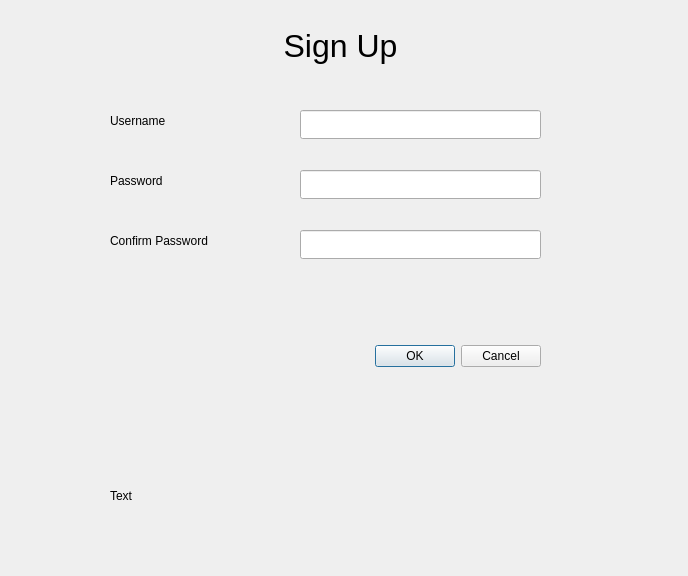
<?xml version="1.0" encoding="UTF-8"?>
<ui version="4.0">
 <class>registerDialog</class>
 <widget class="QDialog" name="registerDialog">
  <property name="geometry">
   <rect>
    <x>0</x>
    <y>0</y>
    <width>688</width>
    <height>576</height>
   </rect>
  </property>
  <property name="windowTitle">
   <string>Dialog</string>
  </property>
  <widget class="QDialogButtonBox" name="buttonbox_register">
   <property name="geometry">
    <rect>
     <x>170</x>
     <y>340</y>
     <width>371</width>
     <height>32</height>
    </rect>
   </property>
   <property name="orientation">
    <enum>Qt::Horizontal</enum>
   </property>
   <property name="standardButtons">
    <set>QDialogButtonBox::Cancel|QDialogButtonBox::Ok</set>
   </property>
  </widget>
  <widget class="QLabel" name="label">
   <property name="geometry">
    <rect>
     <x>270</x>
     <y>20</y>
     <width>141</width>
     <height>51</height>
    </rect>
   </property>
   <property name="font">
    <font>
     <pointsize>24</pointsize>
    </font>
   </property>
   <property name="text">
    <string>Sign Up</string>
   </property>
   <property name="alignment">
    <set>Qt::AlignCenter</set>
   </property>
  </widget>
  <widget class="QLabel" name="label_2">
   <property name="geometry">
    <rect>
     <x>110</x>
     <y>100</y>
     <width>111</width>
     <height>41</height>
    </rect>
   </property>
   <property name="text">
    <string>Username</string>
   </property>
  </widget>
  <widget class="QLabel" name="label_3">
   <property name="geometry">
    <rect>
     <x>110</x>
     <y>160</y>
     <width>111</width>
     <height>41</height>
    </rect>
   </property>
   <property name="text">
    <string>Password</string>
   </property>
  </widget>
  <widget class="QLabel" name="label_4">
   <property name="geometry">
    <rect>
     <x>110</x>
     <y>220</y>
     <width>191</width>
     <height>41</height>
    </rect>
   </property>
   <property name="text">
    <string>Confirm Password</string>
   </property>
  </widget>
  <widget class="QLineEdit" name="line_edit_username">
   <property name="geometry">
    <rect>
     <x>300</x>
     <y>110</y>
     <width>241</width>
     <height>29</height>
    </rect>
   </property>
   <property name="maxLength">
    <number>10</number>
   </property>
  </widget>
  <widget class="QLineEdit" name="line_edit_password">
   <property name="geometry">
    <rect>
     <x>300</x>
     <y>170</y>
     <width>241</width>
     <height>29</height>
    </rect>
   </property>
   <property name="maxLength">
    <number>15</number>
   </property>
   <property name="echoMode">
    <enum>QLineEdit::Password</enum>
   </property>
  </widget>
  <widget class="QLineEdit" name="line_edit_password_2">
   <property name="geometry">
    <rect>
     <x>300</x>
     <y>230</y>
     <width>241</width>
     <height>29</height>
    </rect>
   </property>
   <property name="maxLength">
    <number>15</number>
   </property>
   <property name="echoMode">
    <enum>QLineEdit::Password</enum>
   </property>
  </widget>
  <widget class="QLabel" name="label_note">
   <property name="geometry">
    <rect>
     <x>110</x>
     <y>470</y>
     <width>431</width>
     <height>51</height>
    </rect>
   </property>
   <property name="text">
    <string>Text</string>
   </property>
  </widget>
 </widget>
 <resources/>
 <connections>
  <connection>
   <sender>buttonbox_register</sender>
   <signal>accepted()</signal>
   <receiver>registerDialog</receiver>
   <slot>accept()</slot>
   <hints>
    <hint type="sourcelabel">
     <x>248</x>
     <y>254</y>
    </hint>
    <hint type="destinationlabel">
     <x>157</x>
     <y>274</y>
    </hint>
   </hints>
  </connection>
  <connection>
   <sender>buttonbox_register</sender>
   <signal>rejected()</signal>
   <receiver>registerDialog</receiver>
   <slot>reject()</slot>
   <hints>
    <hint type="sourcelabel">
     <x>316</x>
     <y>260</y>
    </hint>
    <hint type="destinationlabel">
     <x>286</x>
     <y>274</y>
    </hint>
   </hints>
  </connection>
 </connections>
</ui>
